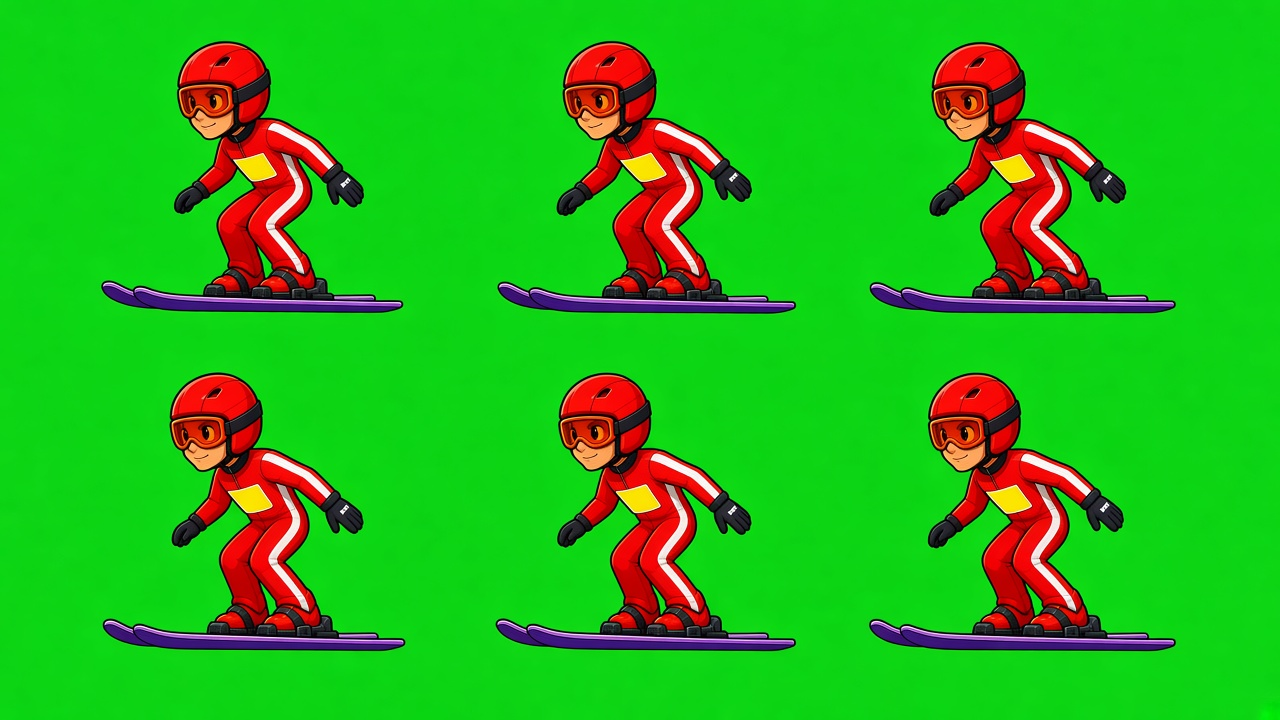
#> input picture art_src/park/ride_a.jpg, 1280 x 720 px; its folder holds 6 pictures in this run
$ python park_sprites.py
#> lines starting #> are read from the running program, lines starting #| are printed output that depends on the picture; after the words box and inside, x2 and y2 are one past the last pixel; in counts of white or black regions, pixels touching at a corner belong together
### tools/key.py
# chroma-key painted assets (green #00FF00 / magenta #FF00FF screens) -> PNG with alpha, cropped & resized
import sys, numpy as np
from PIL import Image, ImageFilter
import scipy.ndimage as nd
def key(path, screen='green', t0=40, t1=110, hole_min=4000, dom0=60):
#> called with path = 'art_src/park/ride_a.jpg', screen = 'green', t0 = 40, t1 = 110, hole_min = 0, dom0 = 60
    im = Image.open(path).convert('RGB'); a = np.asarray(im).astype(np.float32)
#> in key, im is the input picture: PIL image 1280x720 RGB; mean R, G, B 38.7, 180.9, 25.2
    bgc = np.array([0, 255, 0] if screen == 'green' else [255, 0, 255], np.float32)
    # estimate actual bg from borders
    b = np.concatenate([a[:6].reshape(-1, 3), a[-6:].reshape(-1, 3), a[:, :6].reshape(-1, 3), a[:, -6:].reshape(-1, 3)])
    bgc = np.median(b, 0) if np.linalg.norm(np.median(b, 0) - bgc) < 120 else bgc
#> bgc = [12, 213, 20]
    d = np.sqrt(((a - bgc) ** 2).sum(-1))
    if screen == 'green': dom = a[..., 1] - np.maximum(a[..., 0], a[..., 2])
    else: dom = np.minimum(a[..., 0], a[..., 2]) - a[..., 1]
    score = np.maximum(np.clip((t1 - d) / (t1 - t0), 0, 1), np.clip((dom - dom0) / 60, 0, 1))
    alpha = 1 - score
    # keep only foreground components connected to meaningful mass; flood interior holes of bg that touch border only
    bgmask = alpha < 0.5
#> bgmask: shape (720, 1280) bool; 80.6% white; 6 black regions, box (x1, y1, x2, y2) and area: (869, 373, 1176, 651) 30295, (103, 372, 405, 651) 30005, (870, 42, 1176, 313) 29828, (496, 373, 796, 651) 29688, (102, 41, 403, 313) 29395, (498, 41, 796, 314) 29212
    lab, n = nd.label(bgmask); border = set(np.unique(np.concatenate([lab[0], lab[-1], lab[:, 0], lab[:, -1]]))) - {0}
#> after `lab, n = nd.label(bgmask)`:
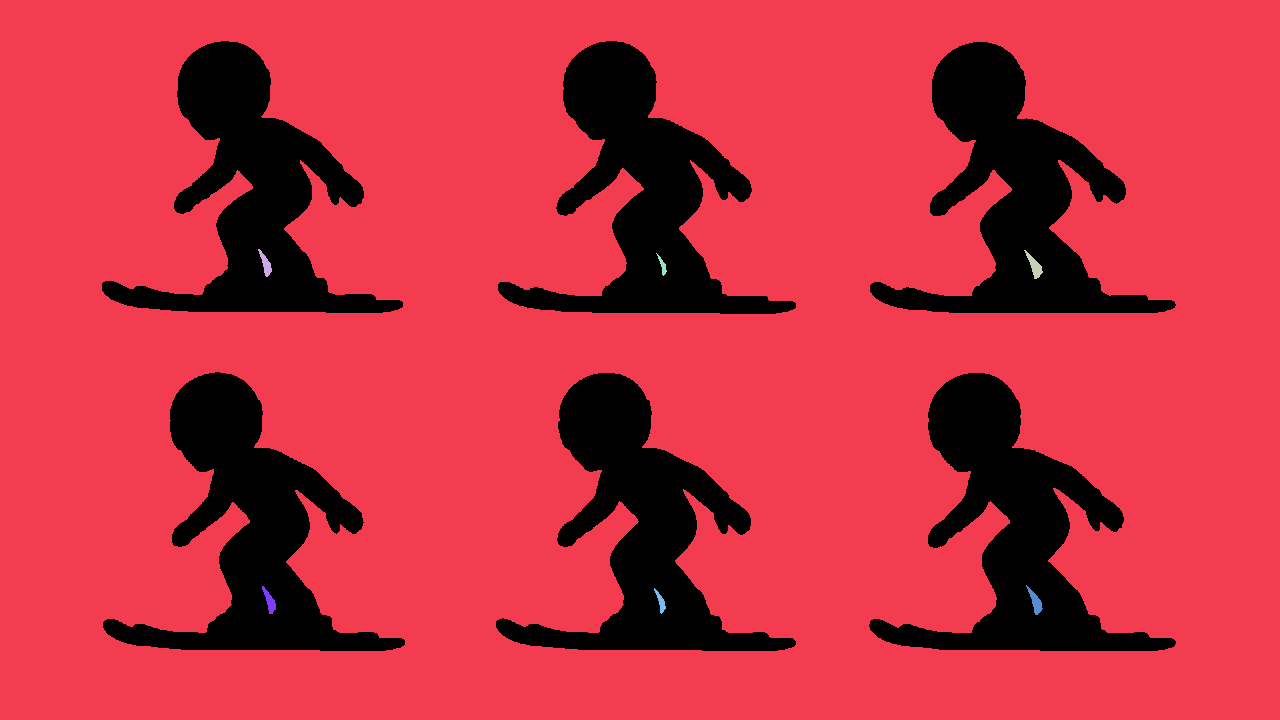
#> lab: shape (720, 1280) int32; 9 distinct labels, from 0 to 8; one colour per label, 0 black
#> after `lab, n = nd.label(bgmask)`: n = 8
#> after `border = set(np.unique(np.concatenate([lab[0], lab[-1], lab[:, 0], lab`: border = 1 item
    sizes = nd.sum(bgmask, lab, range(1, n + 1))
#> sizes = [742250, 162, 205, 1, 79, 193, 172, 115]
    keepbg = np.zeros_like(bgmask)
    for i, s in enumerate(sizes, 1):
        if i in border or s > hole_min: keepbg |= (lab == i)
#> this loop made 8 passes
#> s on passes 1 to 8: 742250, 162, 205, 1, 79, 193, 172, 115
#> pass 1, in key, `if i in border or s > hole_min: keepbg |= (lab == i)`:
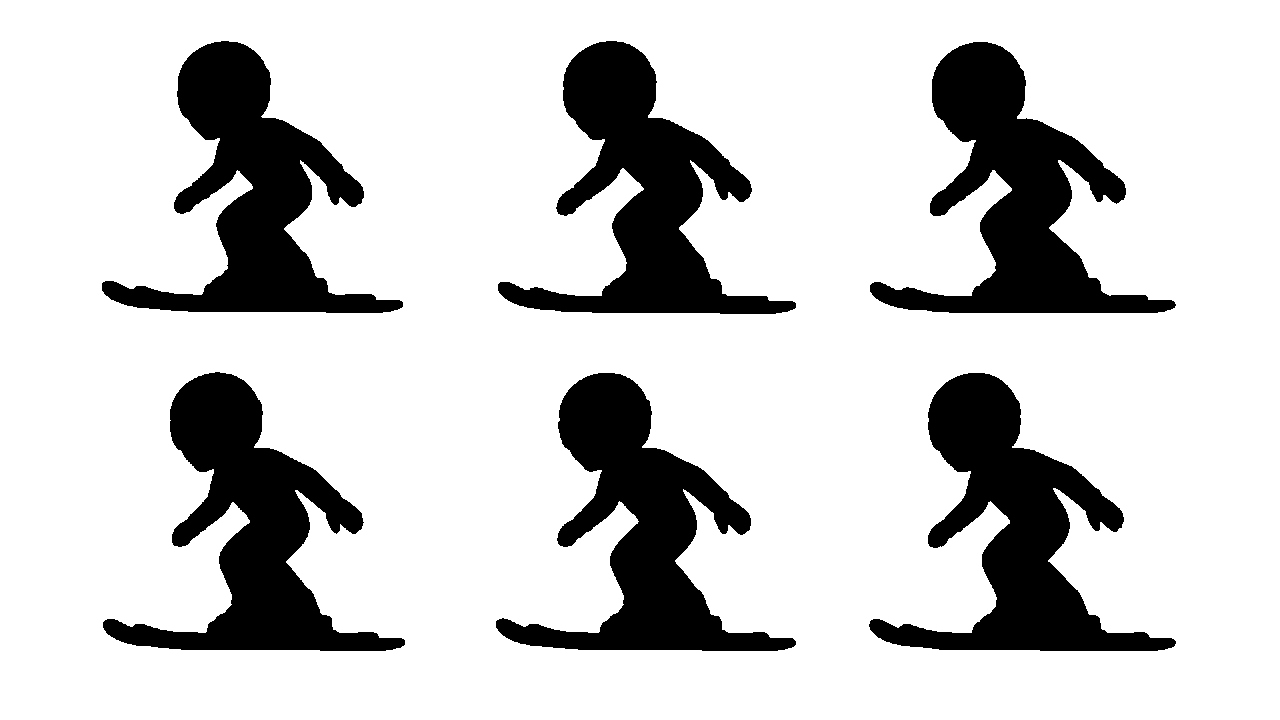
#> keepbg: shape (720, 1280) bool; 80.5% white; 6 black regions, box (x1, y1, x2, y2) and area: (869, 373, 1176, 651) 30488, (103, 372, 405, 651) 30177, (870, 42, 1176, 313) 30033, (496, 373, 796, 651) 29803, (102, 41, 403, 313) 29557, (498, 41, 796, 314) 29292
    alpha = np.where(keepbg, 0.0, np.maximum(alpha, 0.0))
    alpha = np.where(keepbg, 0, np.where(bgmask, 1.0, alpha))
    alpha = np.asarray(Image.fromarray((alpha * 255).astype(np.uint8)).filter(ImageFilter.GaussianBlur(0.7))).astype(np.float32) / 255
    rgb = a.copy()
    if screen == 'green':
        sp = np.clip(rgb[..., 1] - np.maximum(rgb[..., 0], rgb[..., 2]), 0, None) * (alpha < 0.97) * 0.95
        rgb[..., 1] -= sp
        # stronger despill near edges
        edge = nd.binary_dilation(alpha < 0.5, iterations=3) & (alpha > 0.0)
#> edge: shape (720, 1280) bool; 4.8% white; 12 white regions, largest, box (x1, y1, x2, y2) and area: (867, 371, 1178, 653) 7198, (868, 40, 1178, 315) 7144, (494, 371, 798, 653) 7128
        m = np.maximum(rgb[..., 0], rgb[..., 2]); rgb[..., 1] = np.where(edge, np.minimum(rgb[..., 1], m), rgb[..., 1])
    else:
        edge = nd.binary_dilation(alpha < 0.5, iterations=3) & (alpha > 0.0)
        g = rgb[..., 1]; rgb[..., 0] = np.where(edge, np.minimum(rgb[..., 0], np.maximum(g, 60) + 40), rgb[..., 0]); rgb[..., 2] = np.where(edge, np.minimum(rgb[..., 2], np.maximum(g, 60) + 40), rgb[..., 2])
    out = np.dstack([rgb, alpha * 255]).clip(0, 255).astype(np.uint8)
    return Image.fromarray(out, 'RGBA')
# [4 lines left out: function fin, not called in this run]
# [9 lines that do not run on import are left out]

### tools/sprites.py
# Sprite pipeline: key generated sheets -> slice -> flip/scale -> anchor -> recolor suits -> pack PNG atlases + JSON.
# All character art comes from GenerateImage sheets in art_src/sprites; this script only keys / slices / recolors / packs.
import sys, os, json, math
import numpy as np, cv2
from PIL import Image, ImageDraw, ImageFont
import scipy.ndimage as nd
sys.path.insert(0, os.path.dirname(os.path.abspath(__file__)))
from key import key

ROOT = os.path.dirname(os.path.dirname(os.path.abspath(__file__)))
SRC = ROOT + '/art_src/sprites/'
OUT = ROOT + '/art/sprites/'
PRE = ROOT + '/previews/sprites/'
os.makedirs(OUT, exist_ok=True); os.makedirs(PRE, exist_ok=True)

# name, file, rows, cols, flip (True = all frames, list = per frame), fps, loop, per-frame order
SHEETS = [
 dict(name='idle',      file='idlewave_a.jpg',  rows=2, cols=3, flip=False,                     fps=8,  loop=True),
 dict(name='crouch',    file='crouch_a.jpg',    rows=2, cols=2, flip=False,                     fps=8,  loop=True),
 dict(name='takeoff',   file='takeoff_a.jpg',   rows=2, cols=3, flip=True,                      fps=14, loop=False),
 dict(name='flight',    file='flight_a.jpg',    rows=2, cols=3, flip=True,                      fps=12, loop=True),
 dict(name='preland',   file='preland_a.jpg',   rows=2, cols=2, flip=True,                      fps=10, loop=False),
 dict(name='telemark',  file='telemark_b.jpg',  rows=2, cols=3, flip=True,                      fps=10, loop=False),
 dict(name='sloppy',    file='sloppy_a.jpg',    rows=2, cols=3, flip=[False,True,True,True,True,True], fps=10, loop=False),
 dict(name='skid',      file='skid_a.jpg',      rows=2, cols=3, flip=True,                      fps=10, loop=False, anchor='tip'),
 dict(name='cheerFist', file='fistpump_a.jpg',  rows=2, cols=3, flip=True,                      fps=10, loop=True),
 dict(name='cheerShow', file='showboat_a.jpg',  rows=2, cols=3, flip=True,                      fps=9,  loop=True),
]
SKI_LEN = float(os.environ.get('SKI_LEN', 232))   # target ski length in atlas px
PAD = 3

def hsv_of(rgb):  # rgb float 0..1 -> H(deg),S,V
    h = cv2.cvtColor(rgb.astype(np.float32), cv2.COLOR_RGB2HSV)
    return h[..., 0], h[..., 1], h[..., 2]

def smooth(x, a, b):
    t = np.clip((x - a) / (b - a), 0, 1); return t * t * (3 - 2 * t)

def masks(rgba):
    """return dict of float masks on a frame (RGBA uint8): suit(red), ski(violet), bib(yellow)"""
    a = rgba.astype(np.float32); rgb = a[..., :3] / 255; al = a[..., 3] / 255
    H, S, V = hsv_of(rgb); Hs = ((H + 60) % 360) - 60
    suit = (1 - smooth(Hs, 7, 13)) * smooth(Hs, -45, -35) * smooth(S, 0.22, 0.42) * smooth(V, 0.10, 0.22)
    suit = np.where(Hs < -35, 0, suit)
    # wrap: hue 320..360 counts as red too
    suit = np.maximum(suit, smooth(H, 318, 335) * smooth(S, 0.22, 0.42) * smooth(V, 0.10, 0.22) * (H >= 318))
    ski = smooth(H, 228, 242) * (1 - smooth(H, 292, 306)) * smooth(S, 0.22, 0.4) * smooth(V, 0.12, 0.25)
    bib = smooth(H, 38, 46) * (1 - smooth(H, 66, 76)) * smooth(S, 0.45, 0.6) * smooth(V, 0.55, 0.7)
    return dict(suit=suit * al, ski=ski * al, bib=bib * al)

def load_sheet(sp):
    im = key(SRC + sp['file'], hole_min=0)
    a = np.asarray(im).copy()
    H, W = a.shape[:2]; rows, cols = sp['rows'], sp['cols']
    al = a[..., 3] > 60
#> al: shape (720, 1280) bool; 19.7% white; 6 white regions, box (x1, y1, x2, y2) and area: (869, 373, 1176, 651) 30769, (103, 372, 405, 651) 30447, (870, 42, 1176, 313) 30271, (496, 373, 796, 651) 30167, (102, 41, 403, 313) 29846, (498, 41, 796, 314) 29645
    lab, n = nd.label(nd.binary_dilation(al, iterations=3))
#> lab: shape (720, 1280) int32; 7 distinct labels, from 0 to 6
#> n = 6
    cy = nd.center_of_mass(np.ones_like(lab), lab, range(1, n + 1))
#> cy = [(197.2, 253.3), (196.4, 643.3), (198.2, 1015.5), (531.6, 252), (531.2, 641.3), (532.2, 1014.2)]
    cell = {}
    sizes = nd.sum(al, lab, range(1, n + 1))
#> sizes = [29846, 29645, 30271, 30447, 30167, 30769]
    for i in range(1, n + 1):
        if sizes[i - 1] < 40: continue
        y, x = cy[i - 1]
        r = min(rows - 1, int(y / H * rows)); c = min(cols - 1, int(x / W * cols))
        cell.setdefault(r * cols + c, []).append(i)
#> this loop made 6 passes
#> (y, x, r, c) on passes 1 to 6: (197.2, 253.3, 0, 0), (196.4, 643.3, 0, 1), (198.2, 1015.5, 0, 2), (531.6, 252, 1, 0), (531.2, 641.3, 1, 1), (532.2, 1014.2, 1, 2)
#> after the loop, cell = {0: [1], 1: [2], 2: [3], 3: [4], 4: [5], 5: [6]}
    frames = []
    for k in range(rows * cols):
        m = np.isin(lab, cell.get(k, [])) & nd.binary_dilation(al, iterations=3)
        f = a.copy(); f[..., 3] = np.where(m, a[..., 3], 0)
        ys, xs = np.where(f[..., 3] > 8)
        if len(ys) == 0: raise SystemExit('empty cell %s %d' % (sp['name'], k))
        # warn if touching cell border
        cw, ch = W / cols, H / rows; r, c = divmod(k, cols)
        if xs.min() < c * cw + 2 or xs.max() > (c + 1) * cw - 2 or ys.min() < r * ch + 2 or ys.max() > (r + 1) * ch - 2:
            print('  note: %s frame %d touches its cell border' % (sp['name'], k))
        frames.append(f[ys.min():ys.max() + 1, xs.min():xs.max() + 1].copy())
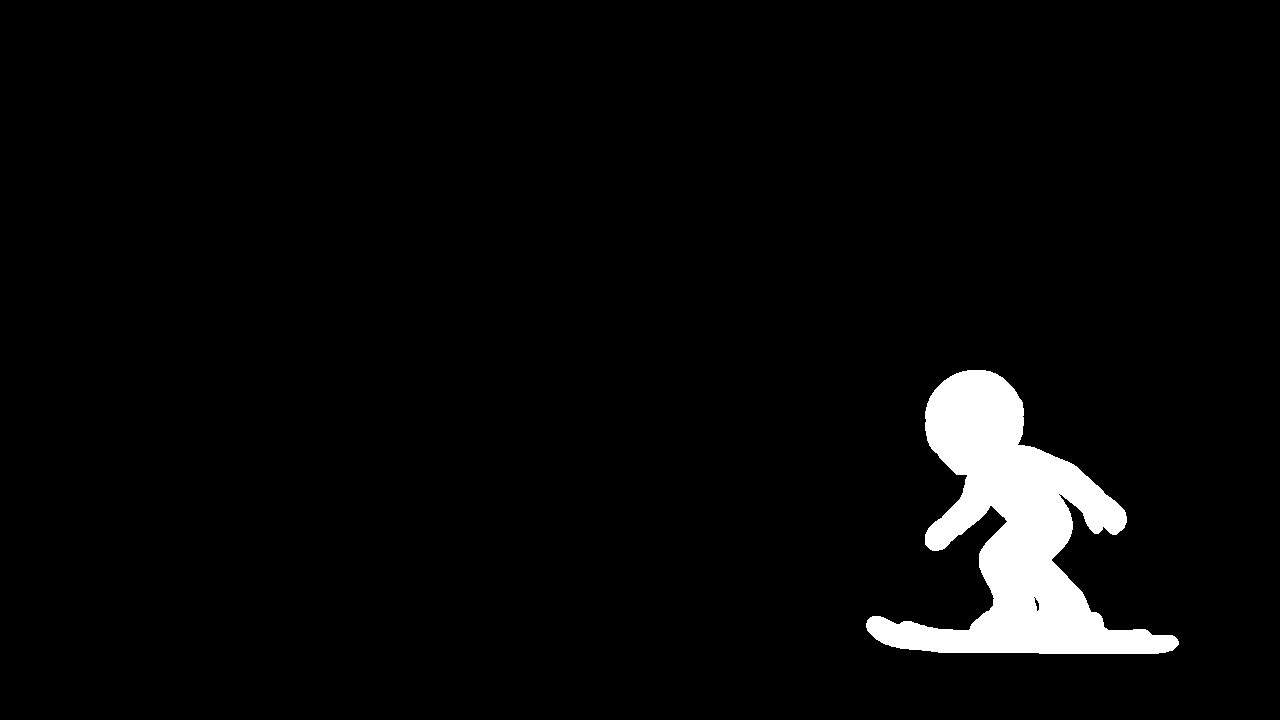
#> m: shape (720, 1280) bool; 3.8% white; 1 white region, box (x1, y1, x2, y2) and area: (866, 370, 1179, 654) 35016
#> after the loop, frames = 6 items
    return frames

def ski_length(frame):
    m = masks(frame)['ski'] > 0.5
    lab, n = nd.label(m)
    best = 0
    for i in range(1, n + 1):
        ys, xs = np.where(lab == i)
        if len(ys) < 200: continue
        pts = np.stack([xs, ys], 1).astype(np.float32); pts -= pts.mean(0)
        u, s, vt = np.linalg.svd(pts, full_matrices=False)
        p = pts @ vt[0]; best = max(best, p.max() - p.min())
    return best

def resize_rgba(f, s):
    if abs(s - 1) < 1e-3: return f
    a = f.astype(np.float32); al = a[..., 3:4] / 255
    pm = np.concatenate([a[..., :3] * al, a[..., 3:4]], -1)
    h, w = f.shape[:2]; nw, nh = max(1, round(w * s)), max(1, round(h * s))
    pm = cv2.resize(pm, (nw, nh), interpolation=cv2.INTER_AREA if s < 1 else cv2.INTER_CUBIC)
    al2 = np.clip(pm[..., 3:4] / 255, 0, 1)
    rgb = np.where(al2 > 1e-3, pm[..., :3] / np.maximum(al2, 1e-3), 0)
    return np.concatenate([rgb, al2 * 255], -1).clip(0, 255).astype(np.uint8)

def anchor_of(f, s, mode='centroid'):
    m = masks(f)['ski']
    ys, xs = np.where(m > 0.5)
    if len(xs) < 50: return (f.shape[1] / 2, f.shape[0] - 2)
    x = float(xs.mean())
    if mode == 'tip': x = float(xs.max() - SKI_LEN * 0.5)
    return (x, float(ys.mean() + 3.5 * s))

# [14 lines left out: function build_frames, not called in this run]

def checker(w, h, c=16):
    y, x = np.mgrid[:h, :w]; m = ((x // c + y // c) % 2).astype(np.float32)
    return (np.where(m[..., None] > 0, 206, 232) * np.ones((h, w, 3))).astype(np.float32)

def comp(f, bg):
    a = f[..., 3:4] / 255.0
    return bg * (1 - a) + f[..., :3] * a

# [17 lines left out: function contact, not called in this run]

# [6 lines that do not run on import are left out]

# ---------------------------------------------------------------- packing
# [27 lines left out: functions shelf_pack, pot, bleed, not called in this run]

# ---------------------------------------------------------------- recolor
SUITS = [
 dict(id='wyatt',   name='Wyatt',   hue=None, num='7'),
 dict(id='reid',    name='Reid',    hue=218,  num='12'),
 dict(id='brady',   name='Brady',   hue=128,  num='5'),
 dict(id='stetson', name='Stetson', hue=56,   num='21', sat=0.93, vmul=1.04, vadd=0.1),
 dict(id='gold',    name='Gold',    hue=42,   num='1',  sat=0.95, vmul=0.93, vadd=0.06, sheen=True),
 dict(id='galaxy',  name='Galaxy',  hue=262,  num='99', sat=0.9, vmul=0.82, vadd=0.0, galaxy=True),
 dict(id='aurora',  name='Aurora',  hue=172,  num='88', sat=0.92, vmul=1.0, vadd=0.07, sheen=True),
]
FONT = '/usr/share/fonts/truetype/dejavu/DejaVuSans-Bold.ttf'

def hsv_to_rgb(H, S, V):
    return cv2.cvtColor(np.dstack([H, S, V]).astype(np.float32), cv2.COLOR_HSV2RGB)

# [168 lines left out: functions stamp_bib, recolor, ski_overlay, build, previews, not called in this run]

# [4 lines that do not run on import are left out]

### tools/park_sprites.py
# Ski Park sprite pipeline: key generated sheets -> slice -> uniform scale -> anchor -> recolor suits -> pack WebP atlases + park.json.
# Reuses the keying / recolor / packing code from sprites.py. All character art comes from GenerateImage sheets in art_src/park.
#   python3 tools/park_sprites.py test    -> contact strips only (previews/sprites/park_*.png), no atlases
#   python3 tools/park_sprites.py build   -> atlases art/sprites/park_suit_<id>_<page>.webp, park_ski_<kind>_<page>.webp, park.json
import sys, os, json
import numpy as np
from PIL import Image
sys.path.insert(0, os.path.dirname(os.path.abspath(__file__)))
import sprites as S

ROOT = S.ROOT
S.SRC = ROOT + '/art_src/park/'
OUT = ROOT + '/art/sprites/'
PRE = ROOT + '/previews/sprites/'
os.makedirs(PRE, exist_ok=True)
SKI_LEN = S.SKI_LEN; PAD = 3

# nominal body rotation (deg, CCW positive) that each tumbling frame depicts; the game adds whole-sprite rotation for the residual
# Orientation (deg, CCW positive) of each tumbling frame AFTER the sheets are mirrored to face right (the direction of travel).
# Both sheets depict a clockwise (forward) tumble for a right-facing skier; the game picks the frame
# whose orientation is nearest the wanted one (backflip = CCW, front flip = CW), so rotation direction is always correct.
BACK = [-39, -63, -71, -161, -111, -53]      # measured: direction from the skis to the face (CCW +), so the head ends up pointing
FRONT = [-32, -21, -32, -207, -171, 12]      # exactly up when the game rotates the frame by (wanted - label)
# generated sheets that came out facing LEFT; they are mirrored (before recolour/bib stamping) so every frame faces right
FLIP_FILES = {'ride_a.jpg', 'poplanding_a.jpg', 'backflip_a.jpg', 'spin_a.jpg', 'grindgrab_a.jpg'}
ANIMS = [
 dict(name='pride',  file='ride_a.jpg',        rows=2, cols=3, sel=None,      fps=10, loop=True,  air=False),
 dict(name='ppop',   file='poplanding_a.jpg',  rows=2, cols=3, sel=[0, 1],    fps=10, loop=False, air=False),
 dict(name='pair',   file='poplanding_a.jpg',  rows=2, cols=3, sel=[2],       fps=10, loop=True,  air=True),
 dict(name='pland',  file='poplanding_a.jpg',  rows=2, cols=3, sel=[3, 4, 5], fps=9,  loop=False, air=False),
 dict(name='pback',  file='backflip_a.jpg',    rows=2, cols=3, sel=None,      fps=10, loop=False, air=True, ang=BACK),
 dict(name='pfront', file='frontflip_a.jpg',   rows=2, cols=3, sel=None,      fps=10, loop=False, air=True, ang=FRONT),
 dict(name='pspin',  file='spin_a.jpg',        rows=2, cols=4, sel=None,      fps=10, loop=True,  air=True),
 dict(name='pgrind', file='grindgrab_a.jpg',   rows=2, cols=3, sel=[0, 1, 2], fps=8,  loop=True,  air=False),
 dict(name='pgrab',  file='grindgrab_a.jpg',   rows=2, cols=3, sel=[3, 4, 5], fps=8,  loop=True,  air=True),
]

def bbox_center(f):
    ys, xs = np.where(f[..., 3] > 40)
    return ((xs.min() + xs.max()) / 2.0, (ys.min() + ys.max()) / 2.0)

def build_frames():
    cache = {}; out = []
    for sp in ANIMS:
        if sp['file'] not in cache:
            fr = S.load_sheet(sp)
#> fr = 6 items
            if sp['file'] in FLIP_FILES: fr = [np.ascontiguousarray(f[:, ::-1]) for f in fr]
            L = sorted([S.ski_length(f) for f in fr]); ref = L[int(len(L) * 0.8)]      # upper percentile: foreshortened frames must not inflate the scale
#> in smooth (call 8), `t = np.clip((x - a) / (b - a), 0, 1)`:
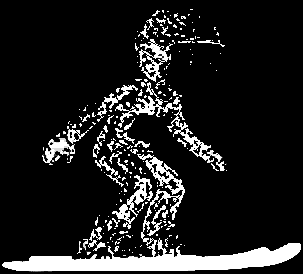
#> t: shape (274, 303) float32; min 0, max 1, mean 0.126
#> in ski_length, `lab, n = nd.label(m)`: n = 6
#> the loop in ski_length, `for i in range(1, n + 1):` made 6 passes
#> (ys, xs) on passes 2 to 4: ([249], [276]), ([257, 257], [177, 178]), ([258], [151])
#> the loop in ski_length (call 2), `for i in range(1, n + 1):` made 6 passes
#> (ys, xs) on passes 2 to 4: ([251], [271]), ([259], [68]), ([259, 259, 259, 259, 259, 259, 259], [153, 154, 155, 156, 157, 158, 159])
#> after `L = sorted([S.ski_length(f) for f in fr])`: L = [294.5, 296.5, 298.5, 299.5, 302.4, 302.5]
#> after `ref = L[int(len(L) * 0.8)]`: ref = 302.4
            cache[sp['file']] = (fr, SKI_LEN / ref if ref > 0 else 1.0)
            print('%-18s frames=%d ski_len(p80)=%.0f scale=%.3f' % (sp['file'], len(fr), ref, cache[sp['file']][1]))
#| ride_a.jpg         frames=6 ski_len(p80)=302 scale=0.767
        fr, s = cache[sp['file']]
#> s = 0.767
        sel = sp['sel'] if sp['sel'] is not None else list(range(len(fr)))
#> sel = [0, 1, 2, 3, 4, 5]
        frames = [S.resize_rgba(fr[i], s) for i in sel]
#> in resize_rgba, `nw, nh = (max(1, round(w * s)), max(1, round(h * s)))`: nw = 232; nh = 210
#> frames = 6 items
        anc = [bbox_center(f) if sp['air'] else S.anchor_of(f, s) for f in frames]
#> in anchor_of, `ys, xs = np.where(m > 0.5)`: ys = 2068 values from 187 to 207; xs = 2068 values, max 230 at index 30, min 2 at index 1000, mean 123.4
#> in anchor_of, `x = float(xs.mean())`: x = 123.4
#> anc = [(123.4, 203.7), (120.6, 204.8), (126.1, 203.5), (121.6, 209.8), (121.1, 208.8), (124.6, 209.1)]
        ski_anc = [S.anchor_of(f, s) for f in frames]
#> ski_anc has the same summary as anc
        out.append(dict(sp=sp, frames=frames, anchors=anc, ski_anchors=ski_anc, scale=s))
    return out

# [72 lines left out: functions contact, build, previews, not called in this run]

if __name__ == '__main__':
    mode = sys.argv[1] if len(sys.argv) > 1 else 'test'
    if mode == 'test':
#> (the run stopped early here; a loop or call above may not have finished)
